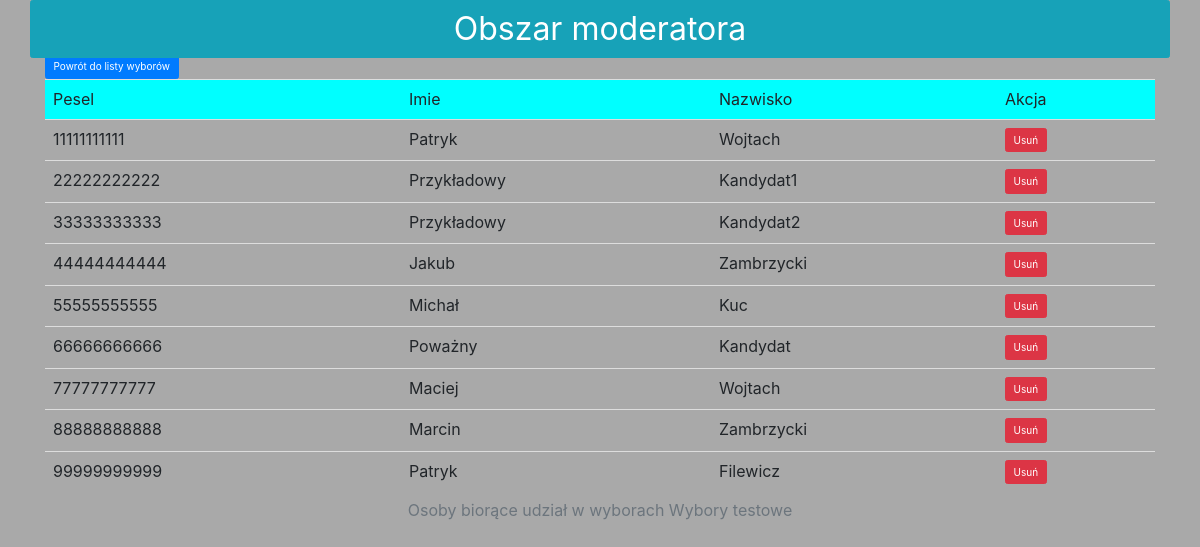
The page /mod/elections/details/3 (signed in) on the database its author committed.
### mysite/models.py (models this page shows, shortened)
class wybory(models.Model):
    ID_WYBOROW = models.AutoField(primary_key=True)
    nazwaWyborow = models.CharField(max_length=100)
    maxLiczbaKandydatowDoPoparcia = models.PositiveIntegerField()
    dataRozpoczecia = models.DateTimeField()
    dataZakonczenia = models.DateTimeField()
    class Meta:
        ordering = ["ID_WYBOROW"]
        db_table = "Wybory"
        verbose_name = "Wybory"
        verbose_name_plural = "Wybory"

class osoba(models.Model):
    user = models.OneToOneField(myUser, on_delete=models.CASCADE, null=True, related_name='user_profile')
    pesel = models.IntegerField(primary_key=True)
    imie = models.CharField(max_length=50)
    nazwisko = models.CharField(max_length=50)
    nr_dowodu = models.CharField(unique=True, max_length=10)
    class Meta:
        ordering = ["pesel"]
        verbose_name = "Osoba głosująca"
        verbose_name_plural = "Osoby głosujące"
        db_table = "Osoby uprawnione do głosowania"

### mysite/views.py (the view)
# urls.py: path('mod/elections/details/<int:election_id>', views.mod_election_details, name='Szczegóły wyborów mod'),
def mod_election_details(request, election_id):
    if request.user.is_authenticated:
        user = request.user
        logged_user = myUser.objects.get(username=user.username)
        if not logged_user.is_mod:
            return render(request, 'access_denied.html')
    else:
        return render(request, 'access_denied.html')
    template = loader.get_template('ModTemplates/mod_election_details.html')
    election = get_object_or_404(wybory, pk=election_id)
    all_voters = osoba.objects.filter(pesel__in=osobaWybory.objects.
                                      filter(ID_WYBOROW=election_id).values_list('pesel', flat=True))
    my_list = []
    for voter in all_voters:
        new_person = personCandidate()
        new_person.person = voter
        new_person.isCandidate = osobaWybory.objects.get(ID_WYBOROW=election_id, pesel=voter.pesel)\
            .__getattribute__('kandydat')
        my_list.append(new_person)
    username = 'moderator ' + logged_user.mod_profile.name + ' ' + logged_user.mod_profile.surname
    context = {
        'username': username,
        'election': election,
        'allowed': my_list
    }
    return HttpResponse(template.render(context, request))

### mysite/templates/ModTemplates/mod_election_details.html (shortened to what this page needs)
{% extends "ModTemplates/base_mod.html" %}
{% load bootstrap3 %}
{% block content %}
    <a href="{% url 'Wybory mod' %}" class="btn btn-primary">Powrót do listy wyborów</a>
{% if allowed %}
<table class="table" align="center">
<caption class="text-center">Osoby biorące udział w wyborach {{ election.nazwaWyborow }}</caption>
<tr bgcolor="#00ffff">
    <td>
        Pesel
    </td>
    <td>
        Imie
    </td>
    <td>
        Nazwisko
    </td>
    <td>
        Akcja
    </td>
</tr>
{%for person in allowed %}
{% if person.isCandidate %}
<tr style="background-color: darkgray">
    <td>
        {{ person.person.pesel }}
    </td>
    <td>
        {{ person.person.imie }}
    </td>
    <td>
        {{ person.person.nazwisko }}
    </td>
    <td>
        <a class="btn btn-danger" href="{% url 'Usuń osobę z wyborów' election.ID_WYBOROW person.person.pesel %}">Usuń</a>
    </td>
</tr>
{% else %}
    <tr>
    <td>
        {{ person.person.pesel }}
    </td>
    <td>
        {{ person.person.imie }}
    </td>
    <td>
        {{ person.person.nazwisko }}
    </td>
    <td>
        <a class="btn btn-danger" href="{% url 'Usuń osobę z wyborów' election.ID_WYBOROW person.person.pesel %}">Usuń</a>
    </td>
</tr>
    {% endif %}
{% endfor %}
</table>
    <br/>
{% else %}
<br/><br/>
    <div class="alert alert-danger">
    <strong>Brak wyborców</strong>
    </div>
{% endif %}
{% endblock %}

### rows shown on the page
wybory: nazwaWyborow "Wybory testowe"
osoba: person.pesel "11111111111", person.imie "Patryk", person.nazwisko "Wojtach"
osoba: person.pesel "22222222222", person.imie "Przykładowy", person.nazwisko "Kandydat1"
osoba: person.pesel "33333333333", person.imie "Przykładowy", person.nazwisko "Kandydat2"
osoba: person.pesel "44444444444", person.imie "Jakub", person.nazwisko "Zambrzycki"
osoba: person.pesel "55555555555", person.imie "Michał", person.nazwisko "Kuc"
osoba: person.pesel "66666666666", person.imie "Poważny", person.nazwisko "Kandydat"
osoba: person.pesel "77777777777", person.imie "Maciej", person.nazwisko "Wojtach"
osoba: person.pesel "88888888888", person.imie "Marcin", person.nazwisko "Zambrzycki"
osoba: person.pesel "99999999999", person.imie "Patryk", person.nazwisko "Filewicz"
